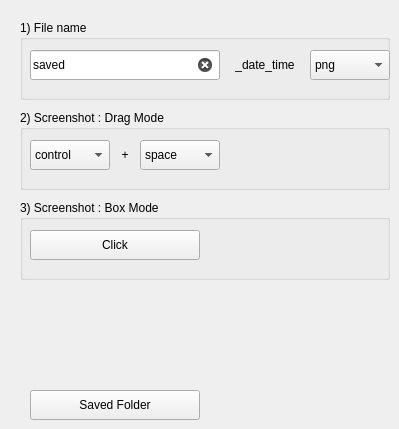
    <widget class="QWidget" name="tab_7">
     <attribute name="title">
      <string>5</string>
     </attribute>
     <widget class="QPushButton" name="sc_open_btn">
      <property name="geometry">
       <rect>
        <x>30</x>
        <y>390</y>
        <width>170</width>
        <height>30</height>
       </rect>
      </property>
      <property name="sizePolicy">
       <sizepolicy hsizetype="Expanding" vsizetype="Fixed">
        <horstretch>0</horstretch>
        <verstretch>0</verstretch>
       </sizepolicy>
      </property>
      <property name="focusPolicy">
       <enum>Qt::NoFocus</enum>
      </property>
      <property name="text">
       <string>Saved Folder</string>
      </property>
      <property name="icon">
       <iconset>
        <normaloff>:/__resource__/image/unit_open_folder.png</normaloff>:/__resource__/image/unit_open_folder.png</iconset>
      </property>
      <property name="iconSize">
       <size>
        <width>30</width>
        <height>20</height>
       </size>
      </property>
     </widget>
     <widget class="QGroupBox" name="groupBox_19">
      <property name="geometry">
       <rect>
        <x>20</x>
        <y>20</y>
        <width>370</width>
        <height>80</height>
       </rect>
      </property>
      <property name="title">
       <string>1) File name</string>
      </property>
      <property name="flat">
       <bool>true</bool>
      </property>
      <widget class="QLabel" name="l_opt1_12">
       <property name="geometry">
        <rect>
         <x>200</x>
         <y>30</y>
         <width>90</width>
         <height>30</height>
        </rect>
       </property>
       <property name="text">
        <string>_date_time</string>
       </property>
       <property name="alignment">
        <set>Qt::AlignCenter</set>
       </property>
      </widget>
      <widget class="QLineEdit" name="sc_file_in">
       <property name="geometry">
        <rect>
         <x>10</x>
         <y>30</y>
         <width>190</width>
         <height>30</height>
        </rect>
       </property>
       <property name="focusPolicy">
        <enum>Qt::ClickFocus</enum>
       </property>
       <property name="contextMenuPolicy">
        <enum>Qt::DefaultContextMenu</enum>
       </property>
       <property name="autoFillBackground">
        <bool>false</bool>
       </property>
       <property name="inputMethodHints">
        <set>Qt::ImhNone</set>
       </property>
       <property name="text">
        <string>saved</string>
       </property>
       <property name="maxLength">
        <number>20</number>
       </property>
       <property name="echoMode">
        <enum>QLineEdit::Normal</enum>
       </property>
       <property name="cursorPosition">
        <number>5</number>
       </property>
       <property name="alignment">
        <set>Qt::AlignLeading|Qt::AlignLeft|Qt::AlignVCenter</set>
       </property>
       <property name="placeholderText">
        <string/>
       </property>
       <property name="cursorMoveStyle">
        <enum>Qt::LogicalMoveStyle</enum>
       </property>
       <property name="clearButtonEnabled">
        <bool>true</bool>
       </property>
      </widget>
      <widget class="QComboBox" name="ftype_in">
       <property name="geometry">
        <rect>
         <x>290</x>
         <y>30</y>
         <width>80</width>
         <height>30</height>
        </rect>
       </property>
       <property name="focusPolicy">
        <enum>Qt::NoFocus</enum>
       </property>
       <property name="contextMenuPolicy">
        <enum>Qt::CustomContextMenu</enum>
       </property>
       <property name="currentIndex">
        <number>0</number>
       </property>
       <property name="maxVisibleItems">
        <number>20</number>
       </property>
       <item>
        <property name="text">
         <string>png</string>
        </property>
       </item>
       <item>
        <property name="text">
         <string>jpg</string>
        </property>
       </item>
      </widget>
     </widget>
     <widget class="QGroupBox" name="groupBox_22">
      <property name="geometry">
       <rect>
        <x>20</x>
        <y>110</y>
        <width>370</width>
        <height>80</height>
       </rect>
      </property>
      <property name="title">
       <string>2) Screenshot : Drag Mode</string>
      </property>
      <property name="flat">
       <bool>true</bool>
      </property>
      <widget class="QLabel" name="l_opt1_13">
       <property name="geometry">
        <rect>
         <x>90</x>
         <y>30</y>
         <width>30</width>
         <height>30</height>
        </rect>
       </property>
       <property name="text">
        <string>+</string>
       </property>
       <property name="alignment">
        <set>Qt::AlignCenter</set>
       </property>
      </widget>
      <widget class="QComboBox" name="hot1_in">
       <property name="geometry">
        <rect>
         <x>10</x>
         <y>30</y>
         <width>80</width>
         <height>30</height>
        </rect>
       </property>
       <property name="focusPolicy">
        <enum>Qt::NoFocus</enum>
       </property>
       <property name="contextMenuPolicy">
        <enum>Qt::CustomContextMenu</enum>
       </property>
       <property name="currentIndex">
        <number>0</number>
       </property>
       <item>
        <property name="text">
         <string>control</string>
        </property>
       </item>
       <item>
        <property name="text">
         <string>alt</string>
        </property>
       </item>
       <item>
        <property name="text">
         <string>shift</string>
        </property>
       </item>
      </widget>
      <widget class="QComboBox" name="hot2_in">
       <property name="geometry">
        <rect>
         <x>120</x>
         <y>30</y>
         <width>80</width>
         <height>30</height>
        </rect>
       </property>
       <property name="focusPolicy">
        <enum>Qt::NoFocus</enum>
       </property>
       <property name="contextMenuPolicy">
        <enum>Qt::CustomContextMenu</enum>
       </property>
       <property name="currentIndex">
        <number>0</number>
       </property>
       <property name="maxVisibleItems">
        <number>20</number>
       </property>
       <item>
        <property name="text">
         <string>space</string>
        </property>
       </item>
       <item>
        <property name="text">
         <string>backspace</string>
        </property>
       </item>
       <item>
        <property name="text">
         <string>return</string>
        </property>
       </item>
       <item>
        <property name="text">
         <string>insert</string>
        </property>
       </item>
       <item>
        <property name="text">
         <string>delete</string>
        </property>
       </item>
       <item>
        <property name="text">
         <string>home</string>
        </property>
       </item>
       <item>
        <property name="text">
         <string>end</string>
        </property>
       </item>
       <item>
        <property name="text">
         <string>f1</string>
        </property>
       </item>
       <item>
        <property name="text">
         <string>f2</string>
        </property>
       </item>
       <item>
        <property name="text">
         <string>f3</string>
        </property>
       </item>
       <item>
        <property name="text">
         <string>1</string>
        </property>
       </item>
       <item>
        <property name="text">
         <string>2</string>
        </property>
       </item>
       <item>
        <property name="text">
         <string>3</string>
        </property>
       </item>
      </widget>
     </widget>
     <widget class="QGroupBox" name="groupBox_23">
      <property name="geometry">
       <rect>
        <x>20</x>
        <y>200</y>
        <width>370</width>
        <height>80</height>
       </rect>
      </property>
      <property name="title">
       <string>3) Screenshot : Box Mode</string>
      </property>
      <property name="flat">
       <bool>true</bool>
      </property>
      <widget class="QPushButton" name="sc_box_btn">
       <property name="geometry">
        <rect>
         <x>10</x>
         <y>30</y>
         <width>170</width>
         <height>30</height>
        </rect>
       </property>
       <property name="sizePolicy">
        <sizepolicy hsizetype="Expanding" vsizetype="Fixed">
         <horstretch>0</horstretch>
         <verstretch>0</verstretch>
        </sizepolicy>
       </property>
       <property name="focusPolicy">
        <enum>Qt::NoFocus</enum>
       </property>
       <property name="text">
        <string>Click</string>
       </property>
       <property name="icon">
        <iconset>
         <normaloff>:/__resource__/image/icon_sub.png</normaloff>:/__resource__/image/icon_sub.png</iconset>
       </property>
       <property name="iconSize">
        <size>
         <width>20</width>
         <height>20</height>
        </size>
       </property>
      </widget>
     </widget>
     <zorder>groupBox_19</zorder>
     <zorder>groupBox_22</zorder>
     <zorder>groupBox_23</zorder>
     <zorder>sc_open_btn</zorder>
    </widget>
